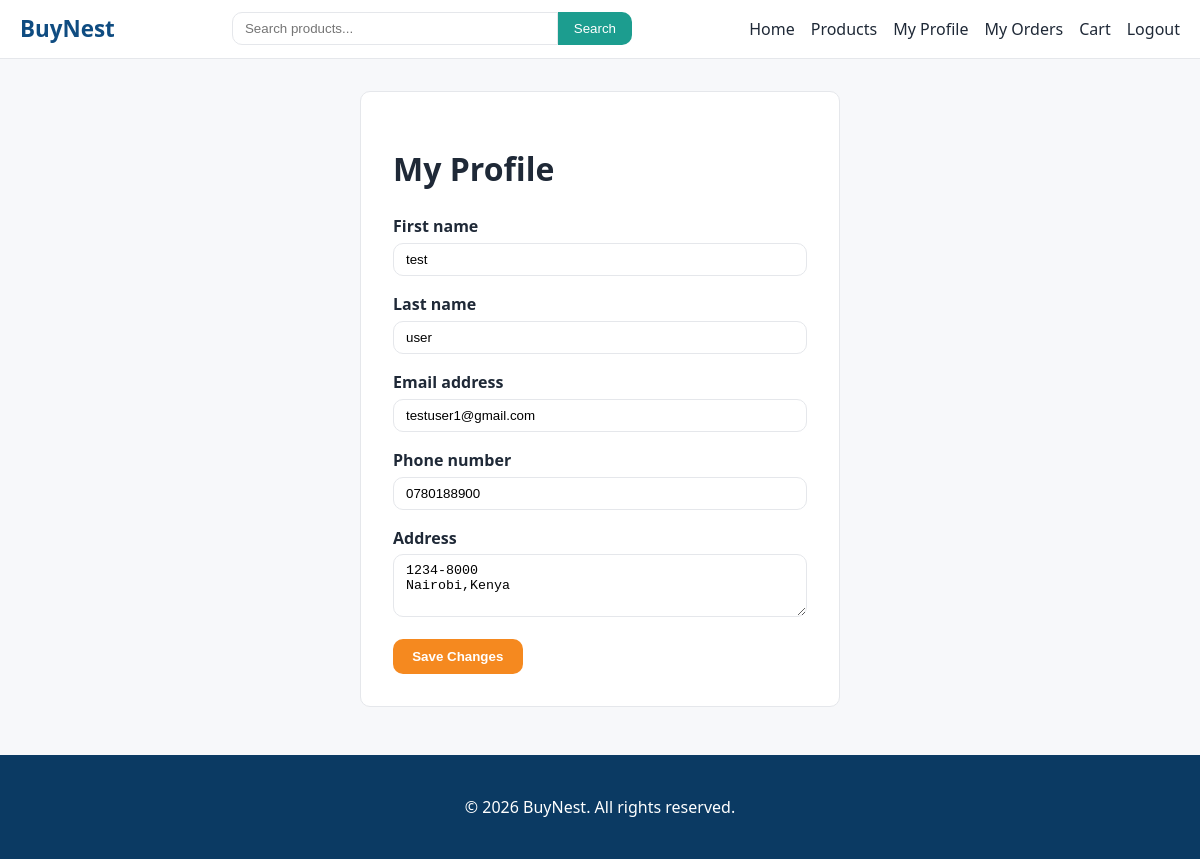
The app's page /auth/profile/ (signed in) with its own data.
### authentication/models.py (models this page shows, shortened)
class User(AbstractUser):
    phone_number = models.CharField(max_length=15, blank=True)
    address = models.TextField(blank=True)

### authentication/views.py (the view)
# urls.py: path('profile/', views.profile_view, name='profile'),
@login_required
def profile_view(request):
    if request.method == 'POST':
        form = ProfileUpdateForm(request.POST, instance=request.user)
        if form.is_valid():
            form.save()
            messages.success(request, 'Profile updated successfully.')
            return redirect('authentication:profile')
    else:
        form = ProfileUpdateForm(instance=request.user)
    return render(request, 'authentication/profile.html', {'form': form})

### authentication/forms.py
class ProfileUpdateForm(forms.ModelForm):
    class Meta:
        model = User
        fields = ['first_name', 'last_name', 'email', 'phone_number', 'address']
        widgets = {
            'address': forms.Textarea(attrs={'rows': 3}),
        }

### authentication/templates/authentication/profile.html (shortened to what this page needs)
{% extends "base.html" %}
{% block content %}
<div class="form-page">
    <h1>My Profile</h1>
    <form method="post" novalidate>
        {% for field in form %}
            <div class="form-group">
                <label for="{{ field.id_for_label }}">{{ field.label }}</label>
                {{ field }}
            </div>
        {% endfor %}
        <button type="submit" class="btn btn-primary">Save Changes</button>
    </form>
</div>
{% endblock %}

### static/css/style.css (style rules this page uses)
:root { --primary-color: #0f4c81; --primary-dark: #0b3a63; --secondary-color: #1c9d8f; --accent-color: #f5891f; --background-color: #f7f8fa; --surface-color: #ffffff; --text-color: #1f2937; --muted-text-color: #6b7280; --border-color: #e5e7eb; --success-color: #15803d; --warning-color: #d97706; --danger-color: #dc2626; --border-radius: 10px; --container-width: 1200px; }
* { box-sizing: border-box; }
body { margin: 0; font-family: 'Segoe UI', system-ui, -apple-system, sans-serif; background-color: var(--background-color); color: var(--text-color); line-height: 1.5; }
.btn { display: inline-block; padding: 0.6rem 1.2rem; border-radius: var(--border-radius); font-weight: 600; cursor: pointer; border: none; text-align: center; }
.btn-primary { background-color: var(--accent-color); color: #fff; }
.form-page { max-width: 480px; margin: 2rem auto; background: var(--surface-color); padding: 2rem; border-radius: var(--border-radius); border: 1px solid var(--border-color); }
.form-group { margin-bottom: 1rem; }
.form-group label { display: block; margin-bottom: 0.3rem; font-weight: 600; }
.form-group input, .form-group textarea, .form-group select { width: 100%; padding: 0.5rem 0.75rem; border: 1px solid var(--border-color); border-radius: var(--border-radius); }

### records on screen
User: form "test" "user" "testuser1@gmail.com" "0780188900" "1234-8000 Nairobi,Kenya"

### other values on screen
{{ field.label }} "First name" "Last name" "Email address" "Phone number" "Address"
